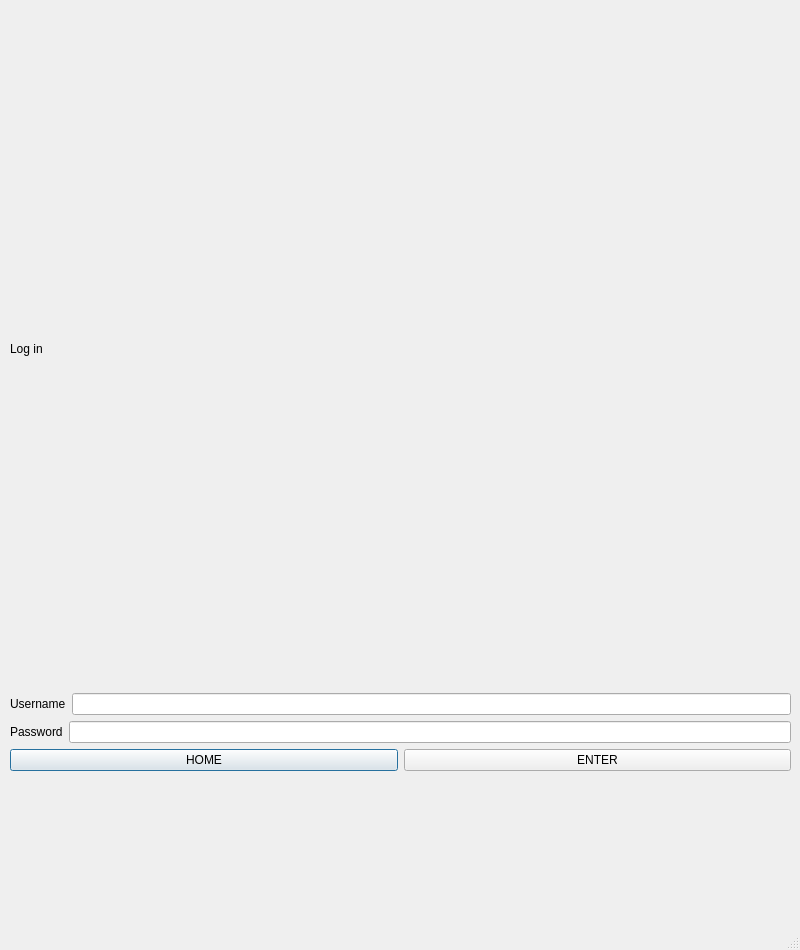
<?xml version="1.0" encoding="UTF-8"?>
<ui version="4.0">
 <class>Dialog</class>
 <widget class="QDialog" name="Dialog">
  <property name="geometry">
   <rect>
    <x>0</x>
    <y>0</y>
    <width>800</width>
    <height>950</height>
   </rect>
  </property>
  <property name="windowTitle">
   <string>Dialog</string>
  </property>
  <property name="autoFillBackground">
   <bool>false</bool>
  </property>
  <property name="sizeGripEnabled">
   <bool>true</bool>
  </property>
  <widget class="QWidget" name="verticalLayoutWidget">
   <property name="geometry">
    <rect>
     <x>10</x>
     <y>10</y>
     <width>781</width>
     <height>761</height>
    </rect>
   </property>
   <layout class="QVBoxLayout" name="verticalLayout">
    <item>
     <widget class="QLabel" name="label">
      <property name="styleSheet">
       <string notr="true">font: 28pt &quot;MS Shell Dlg 2&quot;;</string>
      </property>
      <property name="text">
       <string>Log in</string>
      </property>
     </widget>
    </item>
    <item>
     <layout class="QHBoxLayout" name="horizontalLayout">
      <item>
       <widget class="QLabel" name="usernameLabel">
        <property name="styleSheet">
         <string notr="true">font: 12pt &quot;MS Shell Dlg 2&quot;;</string>
        </property>
        <property name="text">
         <string>Username</string>
        </property>
       </widget>
      </item>
      <item>
       <widget class="QLineEdit" name="usernameLine"/>
      </item>
     </layout>
    </item>
    <item>
     <layout class="QHBoxLayout" name="horizontalLayout_2">
      <item>
       <widget class="QLabel" name="passwordLabel">
        <property name="styleSheet">
         <string notr="true">font: 12pt &quot;MS Shell Dlg 2&quot;;</string>
        </property>
        <property name="text">
         <string>Password</string>
        </property>
       </widget>
      </item>
      <item>
       <widget class="QLineEdit" name="passwordLine"/>
      </item>
     </layout>
    </item>
    <item>
     <layout class="QHBoxLayout" name="horizontalLayout_3">
      <item>
       <widget class="QPushButton" name="homeButton">
        <property name="text">
         <string>HOME</string>
        </property>
       </widget>
      </item>
      <item>
       <widget class="QPushButton" name="pushButton">
        <property name="text">
         <string>ENTER</string>
        </property>
       </widget>
      </item>
     </layout>
    </item>
   </layout>
  </widget>
 </widget>
 <resources/>
 <connections/>
</ui>
